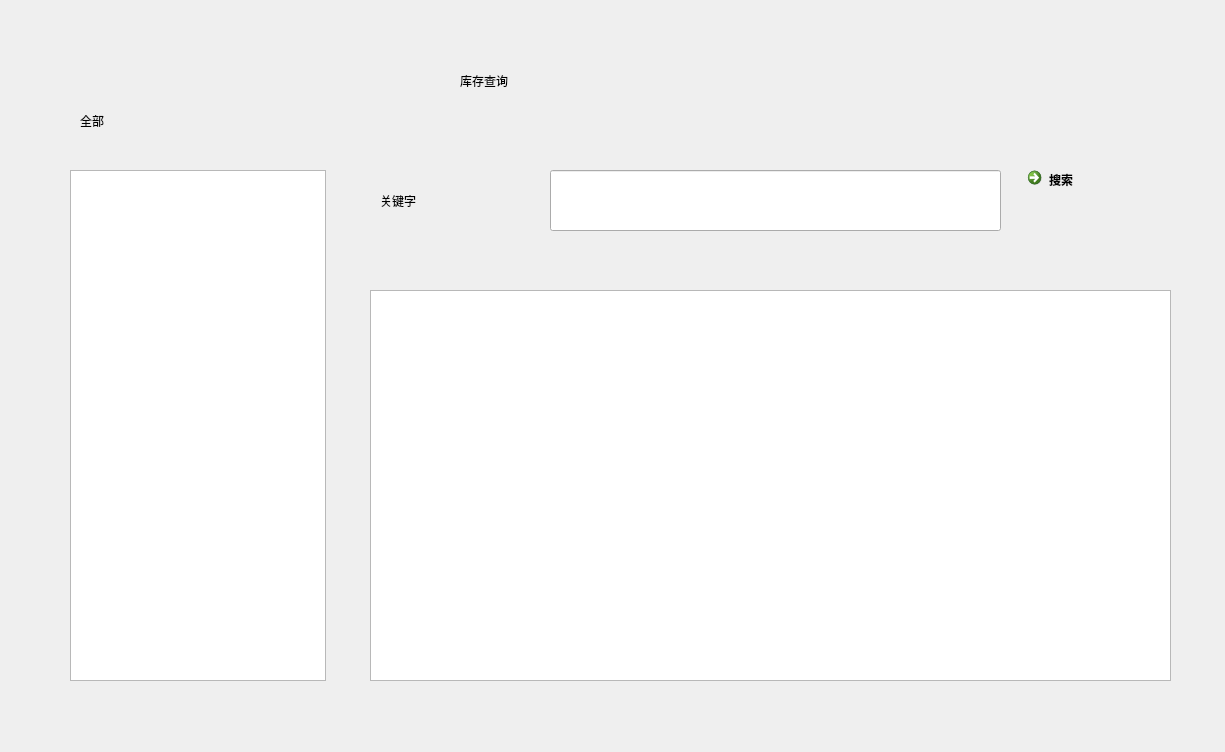
<?xml version="1.0" encoding="UTF-8"?>
<ui version="4.0">
 <class>WindowStore</class>
 <widget class="QMainWindow" name="WindowStore">
  <property name="geometry">
   <rect>
    <x>0</x>
    <y>0</y>
    <width>1225</width>
    <height>752</height>
   </rect>
  </property>
  <property name="windowTitle">
   <string>MainWindow</string>
  </property>
  <widget class="QWidget" name="centralwidget">
   <widget class="QListWidget" name="listWidget">
    <property name="geometry">
     <rect>
      <x>70</x>
      <y>170</y>
      <width>256</width>
      <height>511</height>
     </rect>
    </property>
    <property name="styleSheet">
     <string notr="true">font: 75 24pt &quot;微软雅黑&quot;;</string>
    </property>
   </widget>
   <widget class="QLabel" name="label">
    <property name="geometry">
     <rect>
      <x>460</x>
      <y>50</y>
      <width>571</width>
      <height>61</height>
     </rect>
    </property>
    <property name="styleSheet">
     <string notr="true">font: 75 24pt &quot;微软雅黑&quot;;</string>
    </property>
    <property name="text">
     <string>库存查询</string>
    </property>
   </widget>
   <widget class="QLineEdit" name="lineEdit">
    <property name="geometry">
     <rect>
      <x>550</x>
      <y>170</y>
      <width>451</width>
      <height>61</height>
     </rect>
    </property>
    <property name="styleSheet">
     <string notr="true">font: 75 24pt &quot;微软雅黑&quot;;</string>
    </property>
   </widget>
   <widget class="QCommandLinkButton" name="commandLinkButton">
    <property name="geometry">
     <rect>
      <x>1020</x>
      <y>160</y>
      <width>151</width>
      <height>71</height>
     </rect>
    </property>
    <property name="styleSheet">
     <string notr="true">font: 75 24pt &quot;微软雅黑&quot;;</string>
    </property>
    <property name="text">
     <string>搜索</string>
    </property>
   </widget>
   <widget class="QLabel" name="label_2">
    <property name="geometry">
     <rect>
      <x>380</x>
      <y>170</y>
      <width>161</width>
      <height>61</height>
     </rect>
    </property>
    <property name="styleSheet">
     <string notr="true">font: 75 24pt &quot;微软雅黑&quot;;</string>
    </property>
    <property name="text">
     <string>关键字</string>
    </property>
   </widget>
   <widget class="QListWidget" name="listWidget_2">
    <property name="geometry">
     <rect>
      <x>370</x>
      <y>290</y>
      <width>801</width>
      <height>391</height>
     </rect>
    </property>
    <property name="styleSheet">
     <string notr="true">font: 75 24pt &quot;微软雅黑&quot;;</string>
    </property>
   </widget>
   <widget class="QLabel" name="label_3">
    <property name="geometry">
     <rect>
      <x>80</x>
      <y>90</y>
      <width>161</width>
      <height>61</height>
     </rect>
    </property>
    <property name="styleSheet">
     <string notr="true">font: 75 24pt &quot;微软雅黑&quot;;</string>
    </property>
    <property name="text">
     <string>全部</string>
    </property>
   </widget>
  </widget>
 </widget>
 <resources/>
 <connections/>
</ui>
